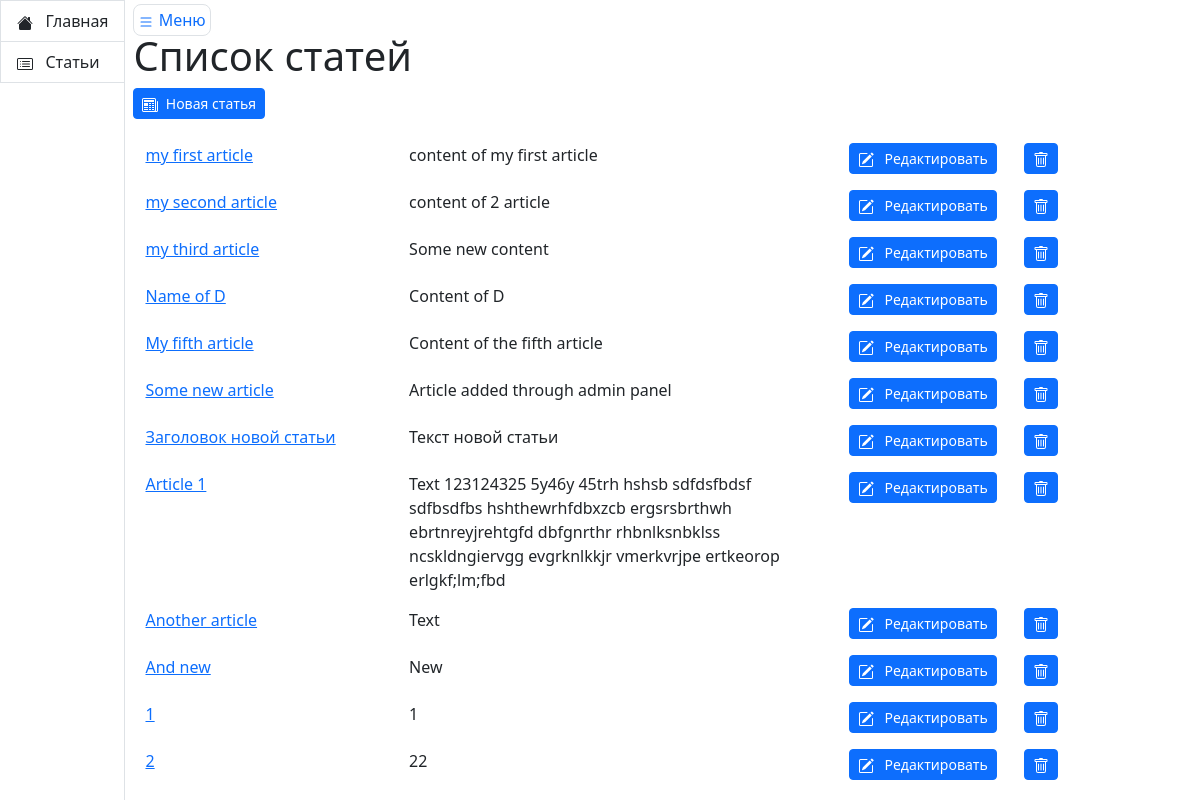
The app's page /article/, older data.
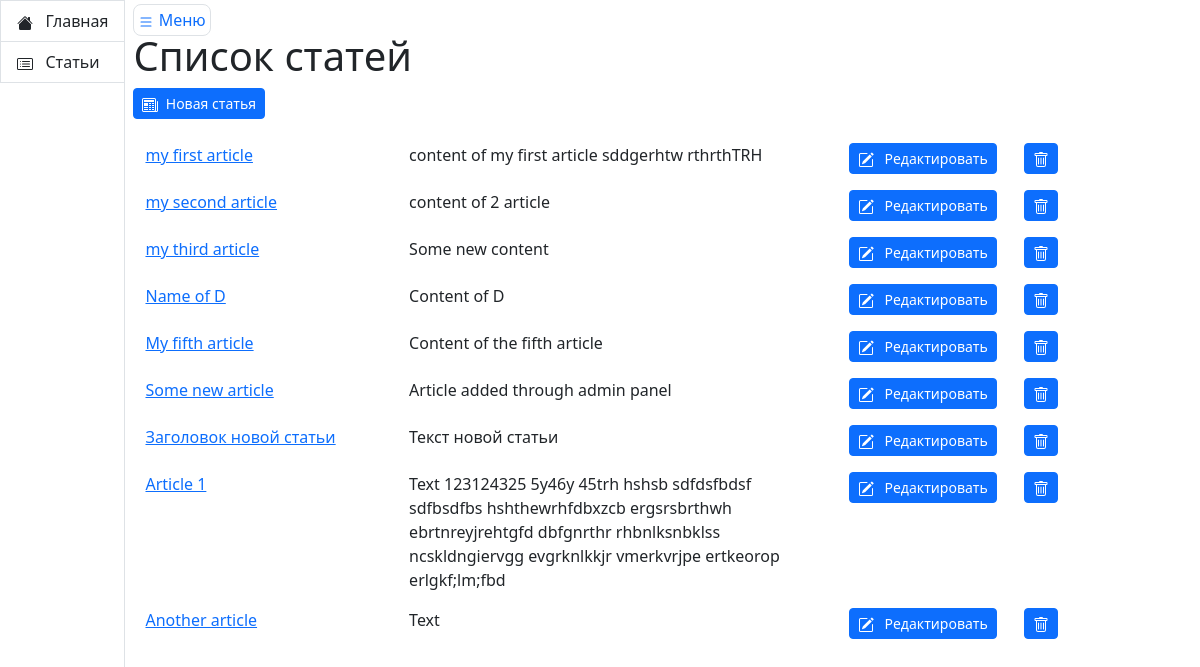
The same page, newer data.
### hexlet_django_blog/article/models.py (models this page shows, shortened)
class Article(models.Model):
    name = models.CharField(max_length=200)  # Название статьи
    body = models.TextField()  # Тело статьи
    timestamp = models.DateTimeField(auto_now_add=True)
    def get_article_url(self):
        return f'./{str(self.id)}/'
    def get_article_update_url(self):
        return f'./{str(self.id)}/edit/'
    def get_article_destroy_url(self):
        return f'./{str(self.id)}/delete/'

### hexlet_django_blog/article/views.py (the view)
# urls.py: path('', IndexView.as_view(), name='articles', ),
class IndexView(View):
    def get(self, request, *args, **kwargs):
        articles = Article.objects.all()  # [:15]
        return render(request, 'articles/index.html', context={
            'articles': articles,
        })

### hexlet_django_blog/templates/articles/index.html (shortened to what this page needs)
{% extends "base.html" %}
{% block content %}
    <h1>Список статей</h1>
    <form
            action="{% url 'articles_create' %}"
            method="post">{% csrf_token %}
        <button class="btn btn-primary btn-sm" type="submit">
            &nbsp;&nbsp;Новая статья
        </button>
    </form>
    <br>
    <div class="container">
    {% for article in articles %}
        <div class="row mb-3">
            <div class="col-3 item">
                <a href="{{ article.get_article_url }}">{{ article.name }}</a>
            </div>
            <div class="col item">
                {{ article.body|slice:":200" }}
            </div>
            <div class="col-2 item">
                <a class="btn btn-primary btn-sm" href="{{ article.get_article_update_url }}" role="button">
                    &nbsp;
                    Редактировать
                </a>
            </div>
            <div class="col-2 item">
                <form
                        action="{{ article.get_article_destroy_url }}"
                        method="post">{% csrf_token %}
                    <button class="btn btn-primary btn-sm" rel="nofollow" type="submit">
                    </button>
                </form>
            </div>
        </div>
    {% endfor %}
    </div>
{% endblock %}

### hexlet_django_blog/templates/base.html (shortened to what this page needs)
<!DOCTYPE html>
<html lang="en">
    <head>
      <link
              href="https://cdn.jsdelivr.net/npm/bootstrap@5.3.0-alpha3/dist/css/bootstrap.min.css"
              rel="stylesheet"
>
    </head>
    <body>
        <div class="container-fluid">
            <div class="row flex-nowrap">
                <div class="col-auto px-0" width="360">
                    <div id="sidebar" class="collapse collapse-horizontal show border-end">
                        <div id="sidebar-nav" class="list-group border-0 rounded-0 text-sm-start min-vh-100">
                            {% block sidebar %}
                            <a href="/"
                               class="list-group-item border-end-0 d-inline-block text-truncate"
                               data-bs-parent="#sidebar">
                                <span>Главная</span>
                            </a>
                            <a href="/article/"
                               class="list-group-item border-end-0 d-inline-block text-truncate"
                               data-bs-parent="#sidebar">
                                <span>Статьи</span>
                            </a>
                            {% endblock %}
                        </div>
                    </div>
                </div>
                <main class="col ps-md-2 pt-2">
                    <a href="#"
                       data-bs-target="#sidebar"
                       data-bs-toggle="collapse"
                       class="border rounded-3 p-1 text-decoration-none"
                    >
                    &nbsp;Меню</a>
                    <div class="d-flex flex-column flex-shrink-0">
                        <div id="content">
                            {% block content %}{% endblock %}
                        </div>
                    </div>
                </main>
            </div>
        </div>
    </body>
</html>

Row changes from the older to the newer data that the page shows:
removed Article: name "And new", body "New"
removed Article: name "1", body "1"
removed Article: name "2", body "22"
changed Article "my first article": body "content of my first article" → "content of my first article sddgerhtw rthrthTRH"
